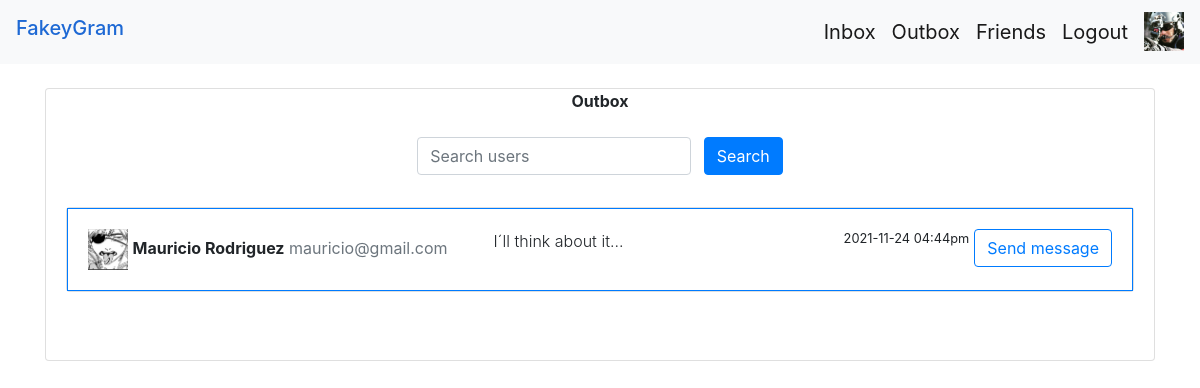
The page /outbox.php (signed in) on the database its author committed.
### tables this page shows
CREATE TABLE `users` (
  `id` int(100) NOT NULL,
  `email` varchar(255) NOT NULL,
  `name` varchar(255) NOT NULL,
  `password` varchar(255) NOT NULL,
  `pfp` varchar(255) DEFAULT 'default.png',
  `status` varchar(255) DEFAULT 'NOT SET',
  `age` varchar(255) DEFAULT 'NOT SET'
);

CREATE TABLE `messages` (
  `id` int(100) NOT NULL,
  `sent_by` varchar(255) NOT NULL,
  `received_by` varchar(255) NOT NULL,
  `message` varchar(255) NOT NULL,
  `createdAt` varchar(255) NOT NULL,
  `opened` int(1) NOT NULL DEFAULT 0
);

### outbox.php (the view, shortened to what this page needs)
<?php
    include('scripts/db.php');
    if(isset($_SESSION['email'])) {
        $email = $_SESSION['email'];
    } else {
      header('Location: ./index.php?message=Please login first');
    }
?>
<!DOCTYPE html>
<html>
<head>
    <link rel="stylesheet" href="extra/css/snackbar.css">
    <link rel="stylesheet" href="https://stackpath.bootstrapcdn.com/bootstrap/4.5.2/css/bootstrap.min.css">
</head>
<body onLoad = "myFunction()">
        <nav class="navbar navbar-expand-lg navbar-light bg-light">
  <h4 style="color :#1e69d4;" class="navbar-brand">FakeyGram</h4>
  <div class="collapse navbar-collapse" id="navbarSupportedContent">
    <ul class="navbar-nav ml-auto">
      <li class="nav-item active">
        <a class="navbar-brand" href="./chats.php">Inbox </a>
      </li>
      <li class="nav-item active">
        <a class="navbar-brand" href="./outbox.php">Outbox </a>
      </li>
      <li class="nav-item active">
        <a class="navbar-brand" href="./friends.php">Friends</a>
      </li>
      <li class="nav-item">
        <a class="navbar-brand" href="./logout.php">Logout</a>
      </li>
      <?php
        $getUser = "SELECT * FROM users WHERE email = '$email'";
        $getUserStatus = mysqli_query($conn,$getUser) or die(mysqli_error($conn));
        $getUserRow = mysqli_fetch_assoc($getUserStatus);
      ?>
      <li class = "nav-item">
        <a href="profile.php?user=<?=$email?>">
          <img src="./pfp/<?=$getUserRow['pfp']?>" alt="Profile image" width = "40" class = "dropdown"/>
        </a>
      </li>
  </div>
</nav>
    <div class="container mt-4">
      <div class="card">
        <div class="card-title text-center">
        <strong> Outbox<br/> </strong>
          <form class="form-inline mt-4" style = "display : inline-block" method = "POST" action = "scripts/search-users.php">
            <input class="form-control mr-sm-2" type="search" name = "search" placeholder="Search users" aria-label="Search" autocomplete="off">
            <button class="btn btn-primary my-2 my-sm-0" type="submit">Search</button>
          </form>
        </div>
        <div class="card-body mb-4">
          <?php
            $lastMessage = "SELECT DISTINCT * FROM messages WHERE sent_by = '$email' ORDER BY id DESC";
            $lastMessageStatus = mysqli_query($conn,$lastMessage) or die(mysqli_error($conn));
            if(mysqli_num_rows($lastMessageStatus) > 0) {
              while($lastMessageRow = mysqli_fetch_assoc($lastMessageStatus)) {
                $last_message = $lastMessageRow['message'];
                $receiver_email = $lastMessageRow['received_by'];
                $getReceiver = "SELECT * FROM users WHERE email = '$receiver_email'";
                $getReceiverStatus = mysqli_query($conn,$getReceiver) or die(mysqli_error($conn));
                $getReceiverRow = mysqli_fetch_assoc($getReceiverStatus);
                if($lastMessageRow['opened'] == 0){
          ?>
          <div class="card">
            <div class="card-body border border-primary">
              <img src = "./pfp/<?=$getReceiverRow['pfp']?>" alt = "pfp" width = "40"/>
              <span><strong><?=$getReceiverRow['name']?></strong></span> <span class="text-muted"><?=$lastMessageRow['received_by'];?></span>
              <span><strong class="font-weight-light" style="position:absolute; left:40%;"><?= $last_message?></strong></span>
              <a href="./message.php?receiver=<?=$lastMessageRow['received_by'];?>" class="btn btn-outline-primary" style = "float:right">Send message</a></h6>
              <span class="font-weightReceiverData" style="float:right;margin-right:5px; font-size:0.8em"><?=$lastMessageRow['createdAt']?></span>
            </div>
          </div><br/>
          <?php
            }
          }
          } else {
          ?>
            <div class="card-body text-center">
              <h6><strong>No sent messages yet!</strong></h6>
            </div>
          <?php
          }
          ?>
        </div>
      </div>
    </div>
</body>
</html>

### rows shown on the page
users: pfp (picture)
messages: users.pfp (picture), users.name "Mauricio Rodriguez", received_by "mauricio@gmail.com", message "I´ll think about it...", createdAt "2021-11-24 04:44pm"
